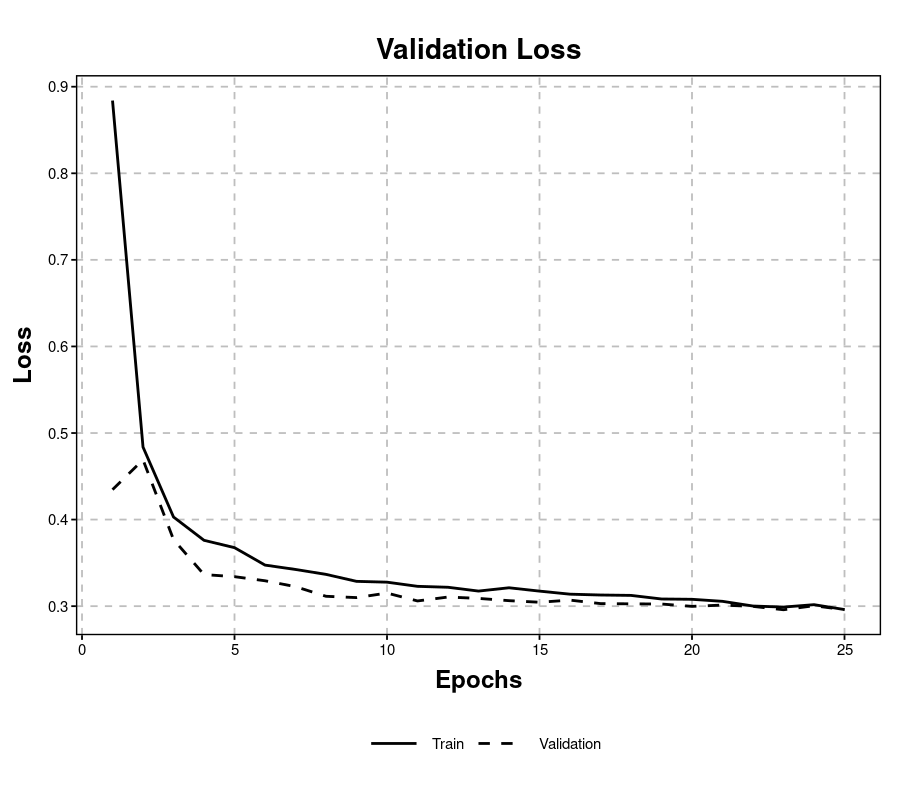

R code for this plot:
theme_Publication <- function(base_size=14, base_family="helvetica") {
  library(grid)
  library(ggthemes)
  (theme_foundation(base_size=base_size, base_family=base_family)
    + theme(plot.title = element_text(face = "bold",
                                      size = rel(1.5), hjust = 0.5),
            text = element_text(),
            panel.background = element_rect(colour = NA),
            plot.background = element_rect(colour = NA),
            panel.border = element_rect(colour = "black", size=1),
            axis.title = element_text(face = "bold",size = rel(1.3)),
            axis.title.y = element_text(angle=90,vjust =2),
            axis.title.x = element_text(vjust = -0.2),
            axis.text = element_text(), 
            # axis.line = element_line(colour="black"),
            axis.line = element_blank(),
            axis.ticks = element_line(),
            panel.grid.major = element_line(colour = "gray", linetype = "dashed"),
            panel.grid.minor = element_blank(),
            legend.key = element_rect(colour = NA),
            legend.position = "bottom",
            legend.direction = "horizontal",
            legend.key.size= unit(1.5, "cm"),
            legend.spacing = unit(0, "cm"),
            legend.title = element_text(face="italic"),
            plot.margin=unit(c(10,5,5,5),"mm"),
            strip.background=element_rect(colour="#f0f0f0",fill="#f0f0f0"),
            strip.text = element_text(face="bold")
    ))
  
}


library(dplyr)
library(ggplot2)


train <- read.csv('train_loss.csv', header=T)
val <- read.csv("val_loss.csv", header=T)

train <- train %>% select(-Wall.time)
val <- val %>% select(-Wall.time)

train$Step <- train$Step + 1
val$Step <- val$Step + 1

train$group = "train"
val$group = "val"

df <- rbind(train, val)


p1 <- ggplot(df, aes(x=Step, Value, group=group, linetype=group)) +
  geom_line(size=1) +
  theme_Publication() +
  theme(legend.title = element_blank()) +
  ggtitle("Validation Loss") + 
  labs(x = "Epochs", y = "Loss") +
  scale_linetype_manual(values = c(1, 8), labels = c("Train", "Validation"))


p1


# 3, 8, 1, 4

# require(gridExtra)

# grid.arrange(p1, p2, ncol=2)
